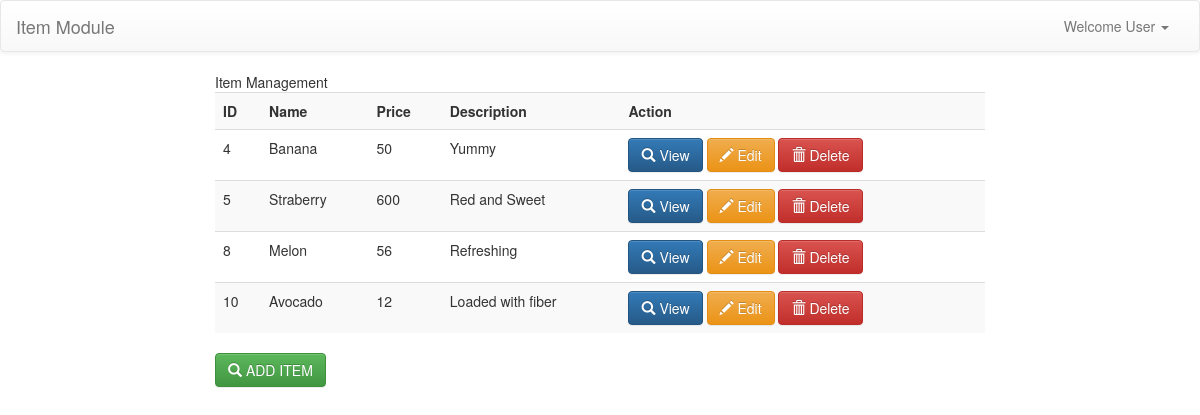
The page / on the database its author committed.
### tables this page shows
CREATE TABLE `tblitem` (
  `image` varchar(50) DEFAULT 'avatar.png',
  `id` int(11) NOT NULL AUTO_INCREMENT,
  `name` varchar(50) DEFAULT NULL,
  `description` text,
  `price` float DEFAULT NULL,
  `quantity` int(11) DEFAULT NULL,
  PRIMARY KEY (`id`)
);

### application/controllers/Item.php (called while the page is built, shortened)
<?php
class Item extends CI_Controller {
    public function __construct()
    {
            $this->load->model('ItemModel');
            $this->load->library('form_validation');
    }
    public function index(){
        $items = $this->ItemModel->getItems();
        $this->load->view('include/header');
        $this->load->view('include/mainnav');
        $this->load->view('item/index',compact('msg','items'));
        $this->load->view('include/footer');
    }
}

### index.php (called while the page is built, shortened)
<?php
require_once BASEPATH.'core/CodeIgniter.php';

### application/models/ItemModel.php (called while the page is built, shortened)
<?php
class ItemModel extends CI_Model {
    public function getItems(){
        $q = $this->db->get('tblitem');
        return $q->result();
    }
}

### application/views/item/index.php (the view)
<div class="container-fluid">
    <div class="row">
        <div class="col-md-2"></div>
        <div class="col-md-8">
        Item Management
        <table class="table table-striped">
            <tr><th>ID</th><th>Name</th><th>Price</th><th>Description</th><th>Action</th></tr>
            <?php foreach($items as $item): ?>
            <tr>
                <td><?=$item->id?></td>
                <td><?=$item->name?></td>
                <td><?=$item->price?></td>
                <td><?=$item->description?></td>
                <td>
                <a class="btn btn-primary" href="<?=base_url()?>item/view/<?=$item->id?>" role="button">
                <span class="glyphicon glyphicon-search" aria-hidden="true"></span>
                View</a>
                <a class="btn btn-warning" href="<?=base_url()?>item/edit/<?=$item->id?>" role="button">
                <span class="glyphicon glyphicon-pencil" aria-hidden="true"></span>
                Edit</a>
                <a class="btn btn-danger" href="<?=base_url()?>item/delete/<?=$item->id?>" role="button">
                <span class="glyphicon glyphicon-trash" aria-hidden="true"></span>
                Delete</a>
                </td>
            </tr>
            <?php endforeach; ?>
        </table>
        <a class="btn btn-success" href="<?=base_url()?>item/add" role="button">
                <span class="glyphicon glyphicon-search" aria-hidden="true"></span>
                ADD ITEM</a>
        </div>
    </div>
</div>

### application/views/include/header.php (shortened to what this page needs)
<!DOCTYPE html>
<html>
<head>
    <link rel="stylesheet" href="https://maxcdn.bootstrapcdn.com/bootstrap/3.3.7/css/bootstrap.min.css">
    <link rel="stylesheet" href="https://maxcdn.bootstrapcdn.com/bootstrap/3.3.7/css/bootstrap-theme.min.css">
</head>
<body>

### application/views/include/mainnav.php
<nav class="navbar navbar-default">
  <div class="container-fluid">
    <div class="navbar-header">
      <a class="navbar-brand" href="#">Item Module</a>
    </div>
    <div class="collapse navbar-collapse" id="bs-example-navbar-collapse-1">
      <ul class="nav navbar-nav navbar-right">
        <li class="dropdown">
          <a href="#" class="dropdown-toggle" data-toggle="dropdown" role="button" aria-haspopup="true" aria-expanded="false">Welcome User <span class="caret"></span></a>
        </li>
      </ul>
    </div>
  </div>
</nav>

### application/views/include/footer.php (shortened to what this page needs)
</body>
</html>

### rows shown on the page
tblitem: id "4", name "Banana", price "50", description "Yummy"
tblitem: id "5", name "Straberry", price "600", description "Red and Sweet"
tblitem: id "8", name "Melon", price "56", description "Refreshing"
tblitem: id "10", name "Avocado", price "12", description "Loaded with fiber"
